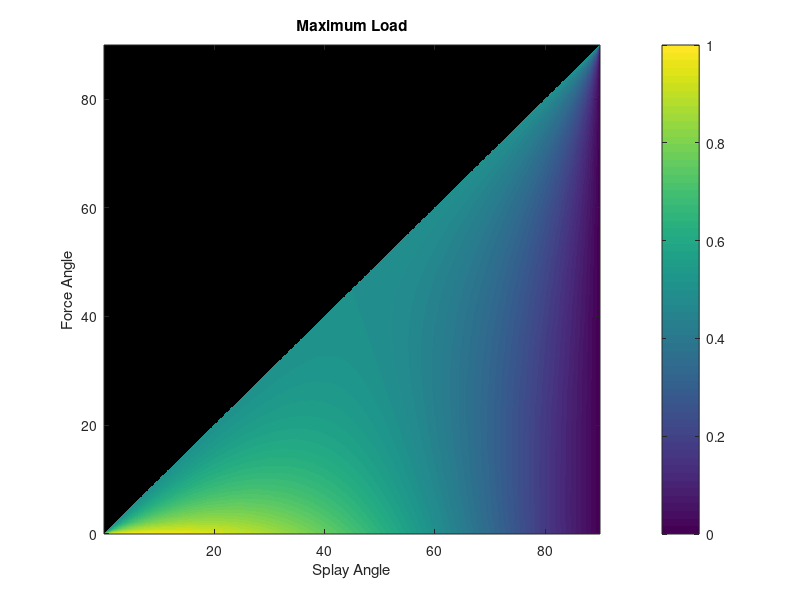

Write the MATLAB code that produced this figure. (Note: this script raises an error after producing the figure.)
% Theta = linspace(0, pi/2, 9+1);
% Theta = Theta(2:end-1);
% Phi = linspace(0, pi/2, 9+1)';
% Phi = Phi(1:end-1);
% 
% W = zeros(length(Phi), length(Theta));
% 
% syms f psi
% for i = 1:length(Phi)
%     for j = 1:length(Theta)
%         phi = Phi(i);
%         theta = Theta(j);
%         f1 = f*cos(psi-theta);
%         f2 = f*cos(psi);
%         f3 = f*cos(psi+theta);
%         eq1 = f1*cos(theta) + f2 + f3*cos(theta) == cos(phi);
%         eq2 = f1*sin(theta) - f3*sin(theta) == sin(phi);
%         psi0 = solve(eq1, psi);
%         psi0 = psi0(subs(psi0, f, 1) > 0);
%         F = double(solve(subs(eq2, psi, psi0(1)), f));
%         F = F(F > 0);
%         Psi1 = double(solve(subs(eq1, 'f', F), psi));
%         Psi2 = double(solve(subs(eq2, 'f', F), psi));
%         % Need to get f1 not f, and check that f3 > 0
%         W(i, j) = 1/(3*F);
%     end
% end
% theta = Theta;
% phi = Phi;
% W(theta < phi) = NaN;
% F = 1./W;
% 
% figure(1);
% imagesc(rad2deg(theta), rad2deg(phi), W)
% xlabel('Splay Angle')
% ylabel('Force Angle')
% title('Maximum Load')
% colorbar
% caxis([0,1])
% set(gca,'YDir','normal')
% 
% figure(2);
% [~,I] = min(F, [], 2, 'omitnan');
% theta_opt = theta(I);
% plot(rad2deg(phi), rad2deg(theta_opt));
% xlabel('Force Angle');
% ylabel('Optimal Splay Angle');
% 
% figure(3);
% Fopt = F(:,I);
% for i = 1:length(phi)
%     Fopt(i+1:end, i) = 0;
% end
% Fmax = max(Fopt, [], 1);
% plot(rad2deg(phi), 1./Fmax);
% xlabel('Force Angle');
% ylabel('Maximum Load');
% return

theta = linspace(0, pi/2, 900+1);
theta = theta(2:end-1);
phi = linspace(0, pi/2, 900+1)';
phi = phi(1:end-1);
F = 2*sin(phi+theta)./(2*cos(theta).*sin(theta));
F2 = 2*sin(-phi+theta)./(2*cos(theta).*sin(theta));
F(theta < phi) = NaN;
W = 1./F;

figure(1);
imagesc(rad2deg(theta), rad2deg(phi), W)
xlabel('Splay Angle')
ylabel('Force Angle')
title('Maximum Load')
colorbar
caxis([0,1])
set(gca,'YDir','normal')

figure(2);
[~,I] = min(F, [], 2, 'omitnan');
theta_opt = theta(I);
plot(rad2deg(phi), rad2deg(theta_opt));
xlabel('Force Angle');
ylabel('Optimal Splay Angle');

figure(3);
Fopt = F(:,I);
for i = 1:length(phi)
    Fopt(i+1:end, i) = 0;
end
Fmax = max(Fopt, [], 1);
plot(rad2deg(phi), 1./Fmax);
xlabel('Force Angle');
ylabel('Maximum Load');

figure(4);
y = [-1; 0; 1];
torque = cos(theta) + y*sin(theta);
plot(rad2deg(theta), torque);
legend('-1', '0', '1')